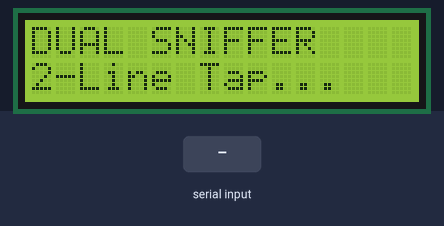
Simulated run of this sketch. Board: Arduino Uno, built with avr-gcc and run on an emulated ATmega328P. Parts: 16×2 character LCD. The inputs (shaded band) are chosen by the test bench.

Above: at 1.2 s.
1.3 s: byte 170 (0xAA) received over Serial
At 2.5 s:
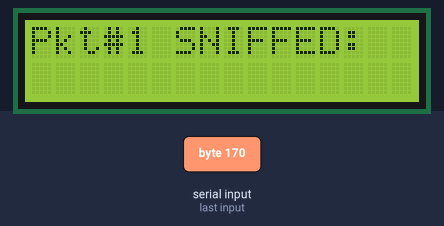
2.8 s: byte 209 (0xD1) received over Serial
At 3.6 s:
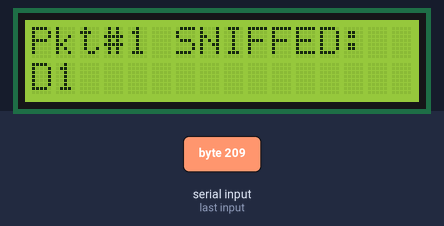
4.3 s: byte 210 (0xD2) received over Serial
At 4.7 s:
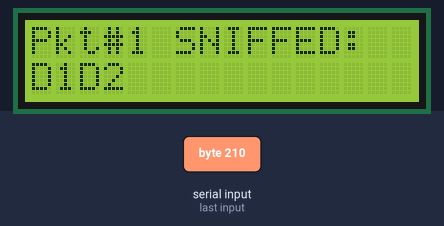
5.8 s: byte 209 (0xD1) received over Serial
At 7.0 s:
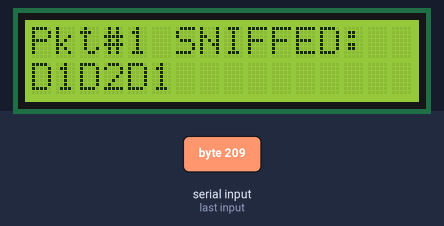
7.3 s: byte 170 (0xAA) received over Serial
At 8.2 s:
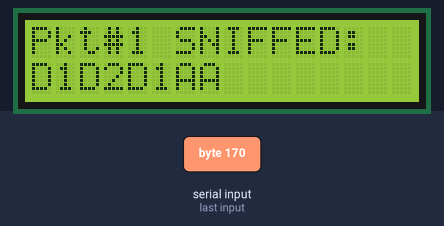
8.8 s: byte 210 (0xD2) received over Serial
At 9.4 s:
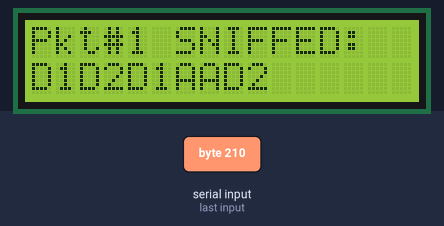
Timing chart, 0 to 11.3 s (numbered marks = the images above; inputs shaded):
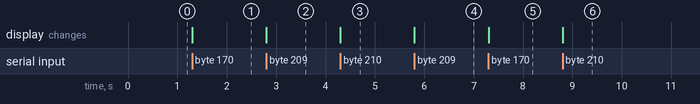

The sketch:

attacker.ino
```cpp
/*
 * ============================================================
 *  Attacker — Dual-Line Sniffer + LCD
 *  Hardware : ATmega328P + 16x2 LCD
 * ============================================================
 *  Taps BOTH directions of the UART link:
 *    RX (PD0)    ← Alice TX    (sees Alice's DH + encrypted data)
 *    Pin 6       ← Bob TX      (sees Bob's DH reply)
 *
 *  LCD: RS=12, E=11, D4=5, D5=4, D6=3, D7=2
 * ============================================================
 */

#include <LiquidCrystal.h>
#include <SoftwareSerial.h>

LiquidCrystal lcd(12, 11, 5, 4, 3, 2);

// SoftwareSerial: RX on pin 6 (taps Bob's TX), TX unused (pin 7)
SoftwareSerial bobLine(6, 7);

uint8_t pktNum = 0;
uint8_t col = 0;
bool inFrame = false;
bool waitAlicePK = false;
bool waitBobPK = false;

void setup() {
  Serial.begin(9600);      // Alice's TX
  bobLine.begin(9600);     // Bob's TX
  lcd.begin(16, 2);
  lcd.print("DUAL SNIFFER");
  lcd.setCursor(0, 1);
  lcd.print("2-Line Tap...");
}

void loop() {
  // ── Listen to Alice's TX line (hardware Serial) ──────────
  while (Serial.available()) {
    uint8_t b = Serial.read();

    // Alice DH packet: [0xD1][pubKey]
    if (b == 0xD1 && !inFrame) {
      waitAlicePK = true;
      continue;
    }
    if (waitAlicePK) {
      lcd.clear();
      lcd.print("Alice PK: ");
      lcd.print(b);
      lcd.setCursor(0, 1);
      lcd.print("(Intercepted!)");
      waitAlicePK = false;
      continue;
    }

    // Encrypted frame: [0xAA][8 bytes][0x55]
    if (b == 0xAA && !inFrame) {
      inFrame = true;
      pktNum++;
      lcd.clear();
      lcd.print("Pkt#");
      lcd.print(pktNum);
      lcd.print(" SNIFFED:");
      lcd.setCursor(0, 1);
      col = 0;
      continue;
    }
    if (b == 0x55 && inFrame) {
      inFrame = false;
      continue;
    }
    if (inFrame && col < 16) {
      if (b < 0x10) lcd.print('0');
      lcd.print(b, HEX);
      col += 2;
    }
  }

  // ── Listen to Bob's TX line (SoftwareSerial) ─────────────
  while (bobLine.available()) {
    uint8_t b = bobLine.read();

    // Bob DH packet: [0xD2][pubKey]
    if (b == 0xD2) {
      waitBobPK = true;
      continue;
    }
    if (waitBobPK) {
      lcd.clear();
      lcd.print("Bob PK: ");
      lcd.print(b);
      lcd.setCursor(0, 1);
      lcd.print("(Intercepted!)");
      waitBobPK = false;
      continue;
    }
  }
}
```

Measured:
- after the input at 1.3 s, the display: changes at once (image 1)
- after the input at 2.8 s, the display: changes at once (image 2)
- after the input at 4.3 s, the display: changes at once (image 3)
- after the input at 5.8 s, the display: changes at once (image 4)
- after the input at 7.3 s, the display: changes at once (image 5)
- after the input at 8.8 s, the display: changes at once (image 6)
